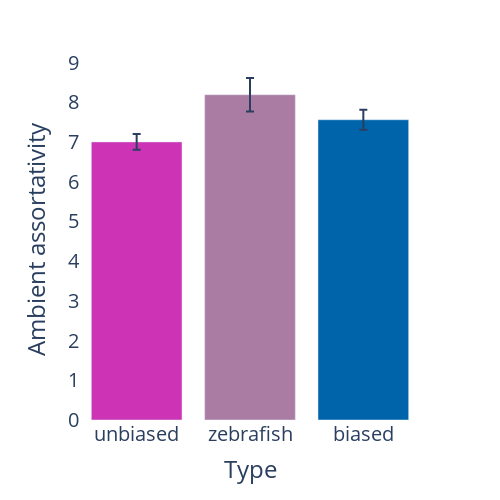

Write notebook code for a chart like this one.
### Code cell
AS['category'] = [str(i) for i in AS.index]
fig = px.bar(AS, 
       x="Type", 
       y="Ambient assortativity", 
       color = "Type", 
       error_y = "CI_highAA", 
       error_y_minus = "CI_lowAA", 
       color_discrete_map = {'unbiased': '#cd34b5', 'biased': '#0064ab', 'zebrafish': '#ab7ca3'})

fig.update_layout(paper_bgcolor="white",
                 plot_bgcolor="white",
                 showlegend = False,)

fig.update_layout(
    width=500, 
    height=500,
    font=dict(size=20)
)
fig.write_image('AA_matr.svg')

fig.show()

### Figure 1 — Plotly figure (JSON) as saved in the notebook; plotly's stock layout.template omitted (floating-point values rounded to 4 significant figures)
{"data": [{"alignmentgroup": "True", "error_y": {"array": [0.1992], "arrayminus": [0.1992]}, "hovertemplate": "Type=%{x}<br>Ambient assortativity=%{y}<extra></extra>", "legendgroup": "unbiased", "marker": {"color": "#cd34b5", "pattern": {"shape": ""}}, "name": "unbiased", "offsetgroup": "unbiased", "orientation": "v", "showlegend": true, "textposition": "auto", "type": "bar", "x": ["unbiased"], "xaxis": "x", "y": [7.003], "yaxis": "y"}, {"alignmentgroup": "True", "error_y": {"array": [0.4204], "arrayminus": [0.4204]}, "hovertemplate": "Type=%{x}<br>Ambient assortativity=%{y}<extra></extra>", "legendgroup": "zebrafish", "marker": {"color": "#ab7ca3", "pattern": {"shape": ""}}, "name": "zebrafish", "offsetgroup": "zebrafish", "orientation": "v", "showlegend": true, "textposition": "auto", "type": "bar", "x": ["zebrafish"], "xaxis": "x", "y": [8.192], "yaxis": "y"}, {"alignmentgroup": "True", "error_y": {"array": [0.2522], "arrayminus": [0.2522]}, "hovertemplate": "Type=%{x}<br>Ambient assortativity=%{y}<extra></extra>", "legendgroup": "biased", "marker": {"color": "#0064ab", "pattern": {"shape": ""}}, "name": "biased", "offsetgroup": "biased", "orientation": "v", "showlegend": true, "textposition": "auto", "type": "bar", "x": ["biased"], "xaxis": "x", "y": [7.562], "yaxis": "y"}], "layout": {"barmode": "relative", "font": {"size": 20}, "height": 500, "legend": {"title": {"text": "Type"}, "tracegroupgap": 0}, "margin": {"t": 60}, "paper_bgcolor": "white", "plot_bgcolor": "white", "showlegend": false, "width": 500, "xaxis": {"anchor": "y", "categoryarray": ["unbiased", "zebrafish", "biased"], "categoryorder": "array", "domain": [0, 1], "title": {"text": "Type"}}, "yaxis": {"anchor": "x", "domain": [0, 1], "title": {"text": "Ambient assortativity"}}}}
